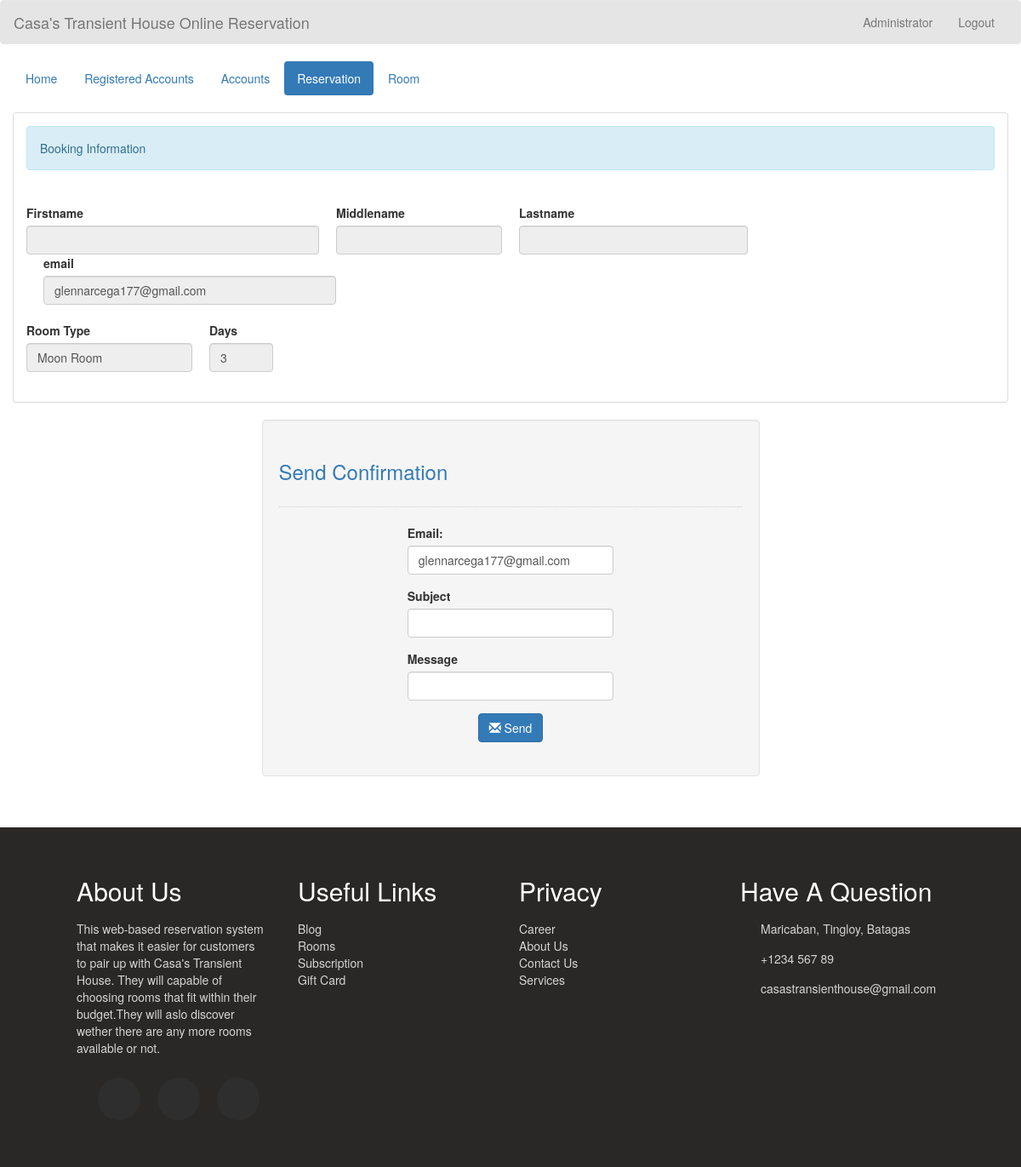
The app's page /admin/sendtoemail.php?transaction_id=177 (signed in) with its own data.
### tables this page shows
CREATE TABLE `transaction` (
  `transaction_id` int(11) NOT NULL,
  `id` varchar(11) NOT NULL,
  `guest_id` int(11) NOT NULL,
  `room_id` int(11) NOT NULL,
  `hotel_name` varchar(200) NOT NULL,
  `room_no` int(5) NOT NULL,
  `status` varchar(20) NOT NULL,
  `days` int(2) NOT NULL,
  `checkin` date NOT NULL,
  `checkin_time` time NOT NULL,
  `checkout` date NOT NULL,
  `checkout_time` time NOT NULL,
  `bill` varchar(10) NOT NULL
);

CREATE TABLE `guest` (
  `guest_id` int(11) NOT NULL,
  `name` varchar(50) NOT NULL,
  `address` varchar(50) NOT NULL,
  `contactno` varchar(13) NOT NULL,
  `email` varchar(100) NOT NULL
);

CREATE TABLE `room` (
  `room_id` int(11) NOT NULL,
  `hotel_name` varchar(200) NOT NULL,
  `room_type` varchar(50) NOT NULL,
  `room_number` varchar(100) NOT NULL,
  `price` varchar(11) NOT NULL,
  `descr` varchar(200) NOT NULL,
  `photo` varchar(100) NOT NULL
);

### admin_query/name.php (called while the page is built)
<?php
	require '../connection/connect.php';
	$query = $conn->query("SELECT * FROM `admin` WHERE `admin_id` = '$_SESSION[admin_id]'") or die(mysqli_error());
	$fetch = $query->fetch_array();
	$name = $fetch['name'];
?>

### admin/sendtoemail.php (the view, shortened to what this page needs)
<!DOCTYPE html>
<?php
	require '../admin_query/name.php';
?>
<html lang = "en">
	<head>
		<link rel = "stylesheet" type = "text/css" href = "../css/bootstrap.css " />
		<link rel = "stylesheet" type = "text/css" href = "../css/style.css" />
		<link rel="stylesheet"  type="text/css" href="../css/css_footer.css">
	</head>
<body>
	<nav style = "background-color:rgba(0, 0, 0, 0.1);" class = "navbar navbar-default">
		<div  class = "container-fluid">
			<div class = "navbar-header">
				<a class = "navbar-brand" >Casa's Transient House Online Reservation</a>
			</div>
			<ul class = "nav navbar-nav pull-right ">
				<li class = "dropdown">
					<a class="dropdown-toggle" data-toggle="dropdown" role="button" aria-haspopup="true" aria-expanded="false"></i> <?php echo $name;?></a>
				</li>
				<li><a href = "index.php">Logout</a></li>
			</ul>
		</div>
	</nav>
	<div class = "container-fluid">
		<ul class = "nav nav-pills">
			<li><a href = "home.php">Home</a></li>
			<li class = ""><a href = "registered_user.php">Registered Accounts</a></li>
			<li><a href = "account.php">Accounts</a></li>
			<li class = "active"><a href = "reserve.php">Reservation</a></li>
			<li><a href = "room.php">Room</a></li>
		</ul>
	</div>
	<br />
	<div class = "container-fluid">
		<div class = "panel panel-default">
			<div class = "panel-body">
				<div class = "alert alert-info">Booking Information</div>
				<?php
					$query = $conn->query("SELECT * FROM `transaction` NATURAL JOIN `guest` NATURAL JOIN `room` WHERE `transaction_id` = '$_REQUEST[transaction_id]'") or die(mysqli_error());
					$fetch = $query->fetch_array();
				?>
				<br />
				<form method = "POST" enctype = "multipart/form-data" action = "../admin_query/save_form.php?transaction_id=<?php echo $fetch['transaction_id']?>">
					<div class = "form-inline" style = "float:left;">
						<label>Firstname</label>
						<br />
						<input type = "text" value = "<?php echo $fetch['firstname']?>" class = "form-control" size = "40" disabled = "disabled"/>
					</div>
					<div class = "form-inline" style = "float:left; margin-left:20px;">
						<label>Middlename</label>
						<br />
						<input type = "text" value = "<?php echo $fetch['middlename']?>" class = "form-control" size = "20" disabled = "disabled"/>
					</div>
					<div class = "form-inline" style = "float:left; margin-left:20px;">
						<label>Lastname</label>
						<br />
						<input type = "text" value = "<?php echo $fetch['lastname']?>" class = "form-control" size = "30" disabled = "disabled"/>
					</div>
					<div class = "form-inline" style = "float:left; margin-left:20px;">
						<label>email</label>
						<br />
						<input type = "text" value = "<?php echo $fetch['email']?>" class = "form-control" size = "40" disabled = "disabled"/>
					</div>
					<br style = "clear:both;"/>
					<br />
					<div class = "form-inline" style = "float:left;">
						<label>Room Type</label>
						<br />
						<input type = "text" value = "<?php echo $fetch['room_type']?>" class = "form-control" size = "20" disabled = "disabled"/>
					</div>
					<div class = "form-inline" style = "float:left; margin-left:20px;">
						<label>Days</label>
						<br />
						<input type = "number" min = "0" max = "99" name = "days" value = "<?php echo $fetch['days']?>" class = "form-control" disabled = "disabled"/>
					</div>
					<br style = "clear:both;"/>
					<br />
				</form>
			</div>
		</div>
		<div class="col-md-3"></div>
	<div class="col-md-6 well">
		<h3 class="text-primary">Send Confirmation</h3>
		<hr style="border-top:1px dotted #ccc;"/>
		<div class="col-md-3"></div>
		<div class="col-md-6">
			<form method="POST" action="send_email.php">
				<div class="form-group">
					<label>Email:</label>
					<input type="email" class="form-control" name="email" value = "<?php echo $fetch['email']?>"required="required"/>
				</div>
				<div class="form-group">
					<label>Subject</label>
					<input type="text" class="form-control" name="subject" required="required"/>
				</div>
				<div class="form-group">
					<label>Message</label>
					<input type="text" class="form-control" name="message" required="required"/>
				</div>
				<center><button name="send" class="btn btn-primary"><span class="glyphicon glyphicon-envelope"></span> Send</button></center>
			</form>
			<br />
		</div>
	</div>
	</div>
	<br />
	<br />
	<footer class = "footer">
            <div class = "footer-container">
                <div>
                    <h2>About Us </h2>
					<p>This web-based reservation system that makes it easier for customers to pair up with Casa's Transient House.
						They will capable of choosing rooms that fit within their budget.They will aslo discover wether there are any more rooms available or not.
					</p>
                    <ul class = "social-icons">
                        <li class = "flex">
                        </li>
                        <li class = "flex">
                        </li>
                        <li class = "flex">
                        </li>
                    </ul>
                </div>
                <div>
                    <h2>Useful Links</h2>
                    <a href = "#">Blog</a>
                    <a href = "#">Rooms</a>
                    <a href = "#">Subscription</a>
                    <a href = "#">Gift Card</a>
                </div>
                <div>
                    <h2>Privacy</h2>
                    <a href = "#">Career</a>
                    <a href = "#">About Us</a>
                    <a href = "#">Contact Us</a>
                    <a href = "#">Services</a>
                </div>
                <div>
                    <h2>Have A Question</h2>
                    <div class = "contact-item">
                        <span>
                             Maricaban, Tingloy, Batagas
                        </span>
                    </div>
                    <div class = "contact-item">
                        <span>
                            +1234 567 89
                        </span>
                    </div>
                    <div class = "contact-item">
                        <span>
                            casastransienthouse@gmail.com
                        </span>
                    </div>
                </div>
            </div>
        </footer>
</body>
</html>

### css/css_footer.css (style rules this page uses)
:root { --transition: all 0.7s ease; --yellow: #f9d342; --dark: #292826; }
html { scroll-behavior: smooth; }
.flex { display: flex; flex-direction: column; justify-content: center; align-items: center; }
h1, h2, h3, h4, h5, h6 { padding: 8px 0; }
.footer { background: var(--dark); color: #fff; text-align: center; }
.footer-container { width: 85vw; margin: 0 auto; padding: 30px 0; }
.footer-container p, .footer-container a, .footer-container span { opacity: 0.8; }
.footer a { display: block; color: #fff; text-decoration: none; }
.social-icons { list-style: none; display: flex; justify-content: center; padding: 15px 0; }
.social-icons li { margin: 0 10px; width: 50px; height: 50px; background: #2e2e2e; border-radius: 50%; transition: var(--transition); cursor: pointer; }
.contact-item span { display: block; }
@media (min-width: 900px) { .footer-container { display: grid; grid-template-columns: repeat(2, 1fr); grid-gap: 20px; } }
@media (min-width: 1170px) { .footer { text-align: left; } }
@media (min-width: 1170px) { .footer-container { grid-template-columns: repeat(4, 1fr); } }
@media (min-width: 1170px) { .footer-container div:nth-child(1) p { padding-right: 20px; } }
@media (min-width: 1170px) { .contact-item { display: grid; grid-template-columns: 10% 90%; margin-bottom: 15px; align-items: center; } }

### records on screen
transaction: guest.email "glennarcega177@gmail.com", room.room_type "Moon Room", days "3", email "glennarcega177@gmail.com"

### other values on screen
$name "Administrator"
